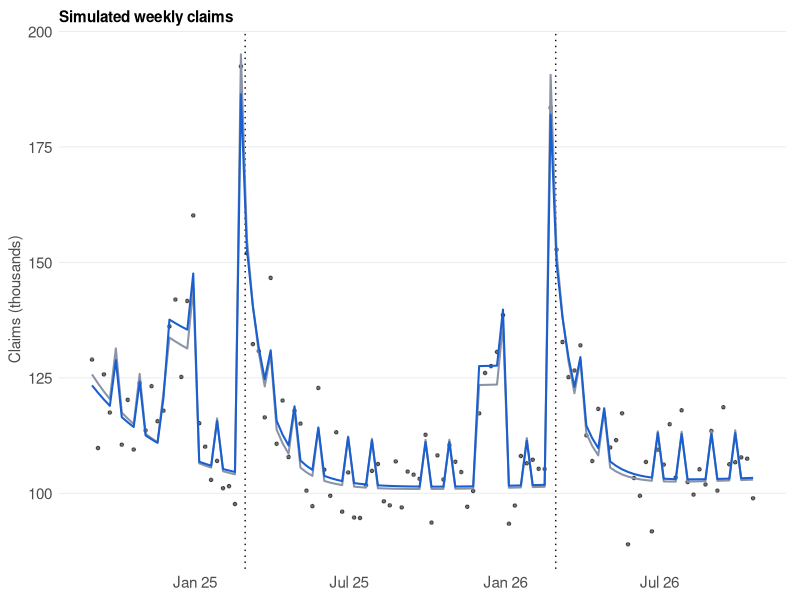
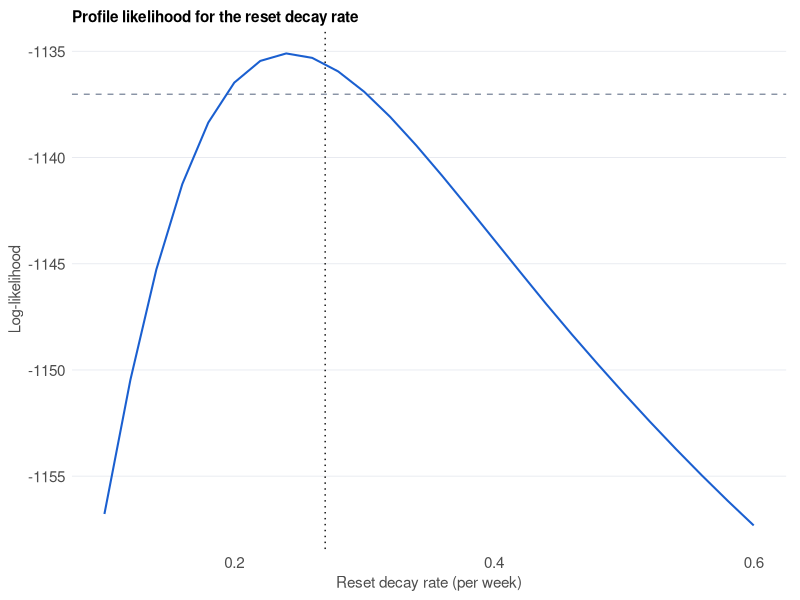
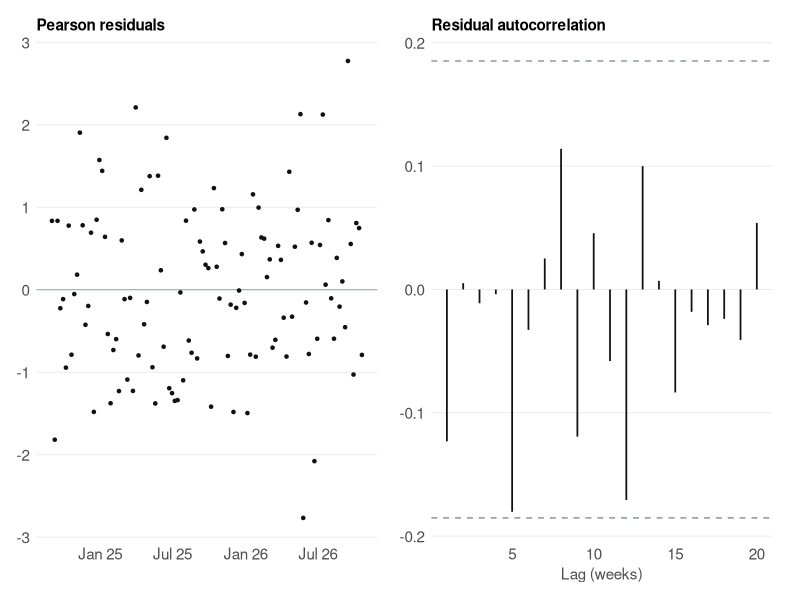
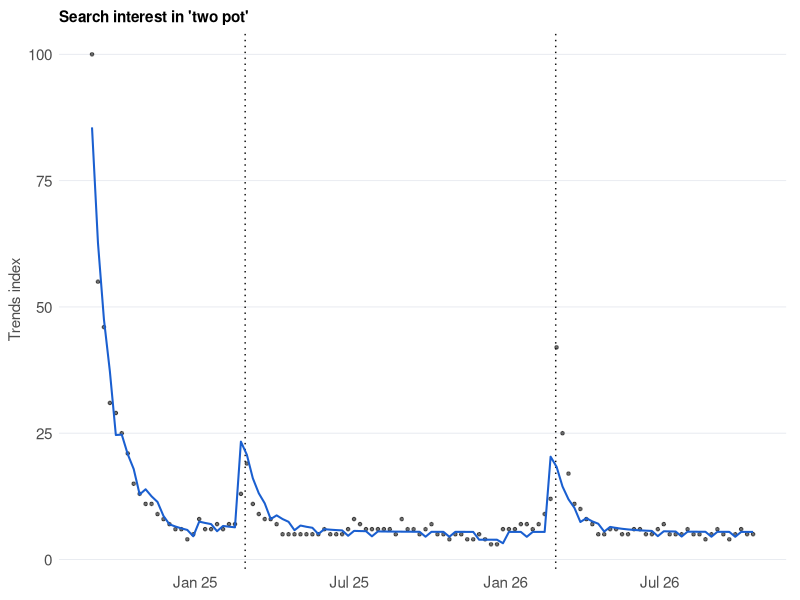
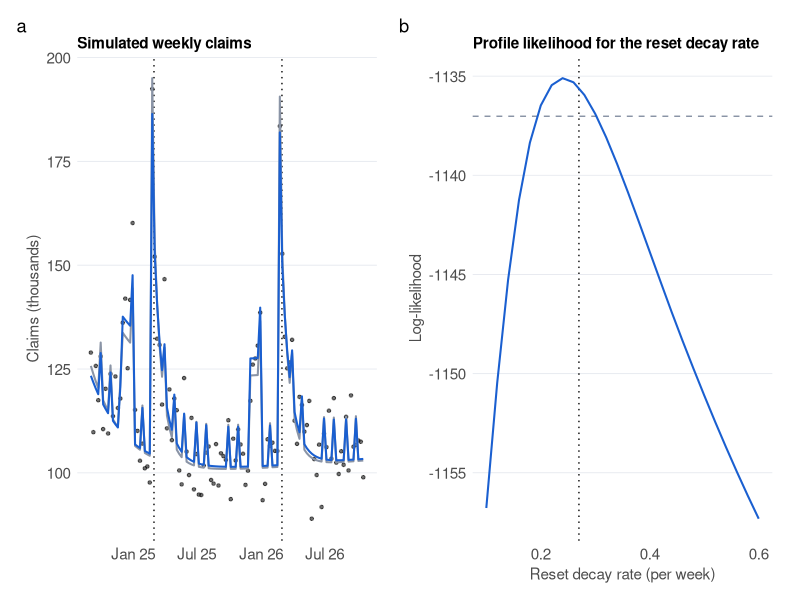

R code for these plots, in order:
## ---- chunk 1
#| label: setup
#| cache: false

# ---- Packages ----
library(tidyverse)   # wrangling and ggplot2
library(lubridate)   # week arithmetic
library(knitr)       # kable tables
library(patchwork)   # combine ggplots

set.seed(2026)                                                           # reproducible simulations
walk(c("data", "figures", "results"), dir.create, showWarnings = FALSE)  # output folders
fmt_n <- function(x) format(round(x), big.mark = ",", scientific = FALSE) # thousands separator

# ---- One look for every figure ----
pal <- c(ink = "#111111", blue = "#1a5fd0", grey = "#8a94a6", light = "#e6e9ef")
theme_ts <- function(base = 11) {
  theme_minimal(base_size = base) %+replace%
    theme(
      plot.title    = element_text(face = "bold", hjust = 0, margin = margin(b = 4)),
      plot.subtitle = element_text(colour = "grey35", hjust = 0, margin = margin(b = 8)),
      panel.grid.minor   = element_blank(),
      panel.grid.major.x = element_blank(),
      panel.grid.major.y = element_line(colour = pal[["light"]], linewidth = 0.3),
      axis.text  = element_text(colour = "grey30"),
      axis.title = element_text(colour = "grey30"),
      legend.position = "top", legend.justification = "left",
      plot.margin = margin(6, 10, 6, 6))
}
theme_set(theme_ts())
## ---- chunk 2
#| label: data

anchors_tab <- read_csv("data/anchors.csv", show_col_types = FALSE)
anchors_tab |> select(Date = date, Quantity = quantity, Value = value, Source = source) |>
  mutate(Value = fmt_n(Value)) |> kable()

# Fixed calendar of the system
resets   <- as.Date(c("2025-03-01", "2026-03-01"))              # tax-year resets inside the window
reset_wk <- floor_date(resets, "week", week_start = 1)          # Monday of each reset week
wk       <- seq(as.Date("2024-09-02"), as.Date("2026-10-19"), by = "week")   # Mondays; first full week after launch
n_wk     <- length(wk)

trends <- tibble(date = wk) |>
  left_join(read_csv("data/trends_two_pot.csv", show_col_types = FALSE) |> mutate(date = as.Date(date)),
            by = "date")
stopifnot(!anyNA(trends$hits))                                   # Trends must cover every week in the window
## ---- chunk 3
#| label: estimator
#| code-fold: false
#| code-summary: "Design matrix, IRLS, negative-binomial fit and decay-rate profiling"

# Design matrix: intercept, launch decay, reset decay, month-end and December indicators
design <- function(dates, lamL = NA, lamR = NA, useL = TRUE, useR = TRUE, useC = TRUE) {
  s <- as.numeric(dates - min(dates)) / 7                              # weeks since the first week
  w <- map_dbl(seq_along(dates), function(i) {                         # weeks since latest reset week
    p <- reset_wk[reset_wk <= dates[i]]
    if (length(p) == 0) NA_real_ else as.numeric(dates[i] - max(p)) / 7
  })
  X <- cbind(`(Intercept)` = rep(1, length(dates)))
  if (useL) X <- cbind(X, launch = exp(-lamL * s))
  if (useR) X <- cbind(X, reset = ifelse(is.na(w), 0, exp(-lamR * w)))
  if (useC) X <- cbind(X, month_end = as.numeric(month(dates) != month(dates + 6)),   # week crosses a month end
                          december  = as.numeric(month(dates) == 12))
  X
}

# Log-likelihood: Poisson (theta = Inf; quasi form for non-integer data) or negative binomial
ll_fun <- function(y, mu, theta) {
  if (is.infinite(theta)) {
    if (all(y == round(y))) sum(dpois(y, mu, log = TRUE)) else sum(y * log(mu) - mu)
  } else sum(dnbinom(y, size = theta, mu = mu, log = TRUE))
}

# IRLS for a log-link GLM with offset; theta = Inf gives Poisson
irls <- function(X, y, off, theta = Inf, tol = 1e-10, maxit = 100) {
  mu <- y + 0.1; eta <- log(mu); ll_old <- -Inf                        # safe starting values
  for (it in seq_len(maxit)) {
    wt   <- if (is.infinite(theta)) mu else mu / (1 + mu / theta)      # working weights
    z    <- eta - off + (y - mu) / mu                                  # working response
    beta <- solve(crossprod(X, wt * X), crossprod(X, wt * z))          # weighted least squares step
    eta  <- off + drop(X %*% beta); mu <- exp(eta)
    ll   <- ll_fun(y, mu, theta)
    if (abs(ll - ll_old) < tol * (abs(ll) + tol)) break                # converged
    ll_old <- ll
  }
  wt <- if (is.infinite(theta)) mu else mu / (1 + mu / theta)
  list(beta = drop(beta), mu = mu, vcov = solve(crossprod(X, wt * X)), loglik = ll, theta = theta)
}

# Negative binomial: alternate IRLS for beta and 1-D maximum likelihood for theta
fit_nb <- function(X, y, off, tol = 1e-8) {
  theta <- 10; ll_old <- -Inf
  for (k in 1:50) {
    f   <- irls(X, y, off, theta)
    opt <- optimize(function(lt) -sum(dnbinom(y, size = exp(lt), mu = f$mu, log = TRUE)),
                    interval = c(-3, 14))                              # search over log(theta)
    theta <- exp(opt$minimum); ll <- -opt$objective
    if (abs(ll - ll_old) < tol) break
    ll_old <- ll
  }
  irls(X, y, off, theta)
}

# Fit one model, profiling the decay rates over a grid
fit_model <- function(y, dates, off, family = c("nb", "pois"), useL = TRUE, useR = TRUE, useC = TRUE,
                      gL = seq(0.02, 0.12, by = 0.01), gR = seq(0.10, 0.60, by = 0.02)) {
  family <- match.arg(family)
  grid <- expand.grid(lamL = if (useL) gL else NA_real_, lamR = if (useR) gR else NA_real_)
  fits <- lapply(seq_len(nrow(grid)), function(i) {
    X <- design(dates, grid$lamL[i], grid$lamR[i], useL, useR, useC)
    f <- if (family == "nb") fit_nb(X, y, off) else irls(X, y, off)
    f$X <- X; f
  })
  grid$ll <- vapply(fits, function(f) f$loglik, numeric(1))
  b <- which.max(grid$ll)
  best <- fits[[b]]
  best$lamL <- grid$lamL[b]; best$lamR <- grid$lamR[b]; best$grid <- grid; best$family <- family
  best$k   <- ncol(best$X) + (family == "nb") + useL + useR            # coefficients + theta + decay rates
  best$aic <- -2 * best$loglik + 2 * best$k
  best
}

# Coefficient table with Wald intervals (phi scales the variance for quasi-Poisson)
coef_tab <- function(f, phi = 1) {
  se <- sqrt(diag(f$vcov) * phi)
  tibble(term = colnames(f$X), est = f$beta, se = se, lo = est - 1.96 * se, hi = est + 1.96 * se)
}
## ---- chunk 4
#| label: sim-truth

E   <- 10 * (1 + 0.0005 * (seq_len(n_wk) - 1))     # eligible members in millions: ASSUMED, drifts up 0.05% a week
off <- log(E)

# True parameters (the effects I will try to recover)
tru <- list(lL = 0.065, lR = 0.27, bR = log(1.7), bM = 0.10, bD = 0.20, theta = 300)

# Part of the linear predictor that does not involve the launch term
Xc      <- design(wk, useL = FALSE, lamR = tru$lR, useR = TRUE, useC = TRUE)
other   <- drop(Xc[, -1] %*% c(tru$bR, tru$bM, tru$bD))
launch_t <- exp(-tru$lL * (seq_len(n_wk) - 1))

# Calibrate the intercept and launch effect to two published SARS figures
anc <- list(cum = 2664279, rate_wk = 17964 * 7, single_admin = 140000)
n_anchor <- sum(wk <= as.Date("2025-01-31"))                         # weeks through 31 Jan 2025
gap <- function(bL) {                                                # zero when week-1 rate matches SARS
  eta <- bL * launch_t + other
  b0  <- log(anc$cum / sum((E * exp(eta))[seq_len(n_anchor)]))       # intercept that matches the cumulative total
  E[1] * exp(b0 + eta[1]) - anc$rate_wk
}
tru$bL <- uniroot(gap, c(0.01, 2))$root
eta_c  <- tru$bL * launch_t + other
tru$b0 <- log(anc$cum / sum((E * exp(eta_c))[seq_len(n_anchor)]))

mu_true <- E * exp(tru$b0 + eta_c)                                   # true expected weekly claims
y <- rnbinom(n_wk, size = tru$theta, mu = mu_true)                   # one simulated series
## ---- chunk 5
#| label: tbl-anchors
#| tbl-cap: "Calibration check: model-implied claims against published figures."

tibble(Quantity = c("Claims, 1 Sep 2024 to 31 Jan 2025", "Claims per day, first 10 days",
                    "Peak weekly claims, 2026 reset (all funds)"),
       Published = c(fmt_n(anc$cum), fmt_n(anc$rate_wk / 7), paste(">", fmt_n(anc$single_admin), "(one administrator)")),
       `Model-implied` = c(fmt_n(sum(mu_true[seq_len(n_anchor)])), fmt_n(mu_true[1] / 7),
                           fmt_n(max(mu_true[wk >= reset_wk[2]]))),
       Status = c("Matched by construction", "Matched by construction",
                  "Independent check: all funds should exceed one administrator")) |> kable()
## ---- chunk 6
#| label: fig-sim
#| fig-cap: "Simulated weekly claims (points), true expected claims (grey) and fitted values (blue). Dotted lines mark the 1 March resets."

fit_nb_full <- fit_model(y, wk, off, "nb")
p_sim <- tibble(date = wk, y = y, truth = mu_true, fit = fit_nb_full$mu) |>
  ggplot(aes(date)) +
  geom_vline(xintercept = resets, linetype = "dotted", colour = pal[["ink"]]) +
  geom_point(aes(y = y / 1000), colour = pal[["ink"]], size = 0.9, alpha = 0.6) +
  geom_line(aes(y = truth / 1000), colour = pal[["grey"]], linewidth = 0.7) +
  geom_line(aes(y = fit / 1000), colour = pal[["blue"]], linewidth = 0.7) +
  scale_x_date(date_labels = "%b %y") +
  labs(title = "Simulated weekly claims", x = NULL, y = "Claims (thousands)")
p_sim
## ---- chunk 7
#| label: validate

X_fit <- fit_nb_full$X
g_nb  <- MASS::glm.nb(y ~ 0 + X_fit + offset(off))                   # reference implementation
g_po  <- glm(y ~ 0 + X_fit + offset(off), family = poisson)
f_po  <- irls(X_fit, y, off)                                          # my Poisson IRLS
diff_nb  <- max(abs(unname(coef(g_nb)) - fit_nb_full$beta))
diff_po  <- max(abs(unname(coef(g_po)) - f_po$beta))
diff_th  <- abs(g_nb$theta - fit_nb_full$theta) / fit_nb_full$theta
## ---- chunk 8
#| label: tbl-compare
#| tbl-cap: "Model comparison on the simulated series. k counts regression coefficients, the dispersion theta (negative binomial) and each fitted decay rate."

models <- list(
  "Full negative binomial"           = fit_nb_full,
  "Full Poisson"                     = fit_model(y, wk, off, "pois"),
  "No reset term"                    = fit_model(y, wk, off, "nb", useR = FALSE),
  "No launch term"                   = fit_model(y, wk, off, "nb", useL = FALSE),
  "No calendar effects"              = fit_model(y, wk, off, "nb", useC = FALSE),
  "Intercept only"                   = fit_model(y, wk, off, "nb", useL = FALSE, useR = FALSE, useC = FALSE))
cmp <- imap_dfr(models, \(f, nm) tibble(Model = nm, k = f$k, `Log-lik` = f$loglik, AIC = f$aic)) |>
  mutate(`Delta AIC` = AIC - min(AIC))
cmp |> kable(digits = 1)

pf   <- models[["Full Poisson"]]
phi_pois <- sum((y - pf$mu)^2 / pf$mu) / (n_wk - ncol(pf$X))          # Pearson dispersion of the Poisson fit
d_aic    <- cmp$AIC[cmp$Model == "Full Poisson"] - cmp$AIC[cmp$Model == "Full negative binomial"]
## ---- chunk 9
#| label: tbl-est
#| tbl-cap: "Recovered parameters against the truth used to simulate the series. Effects are percentage changes, exp(beta) - 1."

truth_b <- c(tru$b0, tru$bL, tru$bR, tru$bM, tru$bD)
ct <- coef_tab(fit_nb_full) |> mutate(truth = truth_b)
ct |> mutate(Term = c("Baseline (log rate per million)", "Launch surge", "Reset surge", "Month-end week", "December"),
             `Effect, estimate (%)` = ifelse(term == "(Intercept)", NA, 100 * (exp(est) - 1)),
             `Effect, truth (%)`    = ifelse(term == "(Intercept)", NA, 100 * (exp(truth) - 1)),
             CI = sprintf("%.3f to %.3f", lo, hi)) |>
  select(Term, Truth = truth, Estimate = est, SE = se, `95% CI` = CI, `Effect, estimate (%)`, `Effect, truth (%)`) |>
  kable(digits = 3)

est <- fit_nb_full
## ---- chunk 10
#| label: fig-profile
#| fig-cap: "Profile log-likelihood for the reset decay rate, maximised over the launch decay rate. The dashed line is the 95% likelihood cut-off and the dotted line the true value."

prof <- est$grid |> group_by(lamR) |> summarise(ll = max(ll), .groups = "drop")
cut95 <- max(prof$ll) - qchisq(0.95, 1) / 2
ci_lam <- range(prof$lamR[prof$ll >= cut95])
p_prof <- ggplot(prof, aes(lamR, ll)) +
  geom_hline(yintercept = cut95, linetype = "dashed", colour = pal[["grey"]]) +
  geom_vline(xintercept = tru$lR, linetype = "dotted", colour = pal[["ink"]]) +
  geom_line(colour = pal[["blue"]], linewidth = 0.7) +
  labs(title = "Profile likelihood for the reset decay rate", x = "Reset decay rate (per week)", y = "Log-likelihood")
p_prof
## ---- chunk 11
#| label: recovery
#| tbl-cap: "Over 100 simulated series: bias and spread of each estimate, and how often the 95% Wald interval covers the truth under the negative binomial model and under Poisson."

R_rep <- 100
gL_c <- seq(0.02, 0.12, by = 0.02); gR_c <- seq(0.10, 0.60, by = 0.10)   # coarser grids keep this quick
set.seed(2026)
rec <- map_dfr(seq_len(R_rep), function(r) {
  yr <- rnbinom(n_wk, size = tru$theta, mu = mu_true)                  # fresh series from the same truth
  f  <- fit_model(yr, wk, off, "nb", gL = gL_c, gR = gR_c)
  p  <- irls(f$X, yr, off)                                              # Poisson at the same decay rates
  se_nb <- sqrt(diag(f$vcov)); se_po <- sqrt(diag(p$vcov))
  tibble(term = colnames(f$X), truth = truth_b, est = f$beta,
         cov_nb = abs(f$beta - truth_b) < 1.96 * se_nb,
         cov_po = abs(p$beta - truth_b) < 1.96 * se_po)
})
rec_tab <- rec |> group_by(term) |>
  summarise(Bias = mean(est - truth), SD = sd(est), `NB coverage` = mean(cov_nb),
            `Poisson coverage` = mean(cov_po), .groups = "drop")
rec_tab |> kable(digits = 3)
cov_nb_R <- rec_tab$`NB coverage`[rec_tab$term == "reset"]
cov_po_R <- rec_tab$`Poisson coverage`[rec_tab$term == "reset"]
## ---- chunk 12
#| label: fig-resid
#| fig-cap: "Pearson residuals of the negative-binomial fit over time (left) and their autocorrelation (right)."
#| fig-height: 3.4

res_p <- (y - est$mu) / sqrt(est$mu + est$mu^2 / est$theta)
p_r1 <- tibble(date = wk, r = res_p) |>
  ggplot(aes(date, r)) + geom_hline(yintercept = 0, colour = pal[["grey"]], linewidth = 0.3) +
  geom_point(colour = pal[["ink"]], size = 0.9) + scale_x_date(date_labels = "%b %y") +
  labs(title = "Pearson residuals", x = NULL, y = NULL)
ac <- acf(res_p, lag.max = 20, plot = FALSE)
p_r2 <- tibble(lag = as.numeric(ac$lag)[-1], r = as.numeric(ac$acf)[-1]) |>
  ggplot(aes(lag, r)) + geom_hline(yintercept = c(-1, 1) * 1.96 / sqrt(n_wk), linetype = "dashed", colour = pal[["grey"]]) +
  geom_segment(aes(xend = lag, yend = 0), colour = pal[["ink"]], linewidth = 0.6) +
  labs(title = "Residual autocorrelation", x = "Lag (weeks)", y = NULL)
p_r1 + p_r2
lb_p <- Box.test(res_p, lag = 13, type = "Ljung-Box")$p.value
## ---- chunk 13
#| label: trends-fit

set.seed(2026)
yt  <- trends$hits
ft  <- fit_model(yt, wk, off = rep(0, n_wk), family = "pois")          # quasi-Poisson, no exposure offset
phi_t <- sum((yt - ft$mu)^2 / ft$mu) / (n_wk - ncol(ft$X))              # quasi-Poisson dispersion
ct_t  <- coef_tab(ft, phi_t)
edge  <- ft$lamL %in% range(seq(0.02, 0.12, by = 0.01)) | ft$lamR %in% range(seq(0.10, 0.60, by = 0.02))
r_t <- ct_t |> filter(term == "reset")
reset_pct <- 100 * (exp(r_t$est) - 1); reset_lo <- 100 * (exp(r_t$lo) - 1); reset_hi <- 100 * (exp(r_t$hi) - 1)
## ---- chunk 14
#| label: fig-trends
#| fig-cap: "Google Trends interest in 'two pot' in South Africa (points) with the fitted launch and reset structure (blue). Dotted lines mark the 1 March resets."

p_tr <- tibble(date = wk, hits = yt, fit = ft$mu) |>
  ggplot(aes(date)) +
  geom_vline(xintercept = resets, linetype = "dotted", colour = pal[["ink"]]) +
  geom_point(aes(y = hits), colour = pal[["ink"]], size = 0.9, alpha = 0.6) +
  geom_line(aes(y = fit), colour = pal[["blue"]], linewidth = 0.7) +
  scale_x_date(date_labels = "%b %y") +
  labs(title = "Search interest in 'two pot'", x = NULL, y = "Trends index")
p_tr
## ---- chunk 15
#| label: tbl-trends
#| tbl-cap: "Quasi-Poisson fit to Google Trends interest. Effects are percentage changes, exp(beta) - 1; standard errors are scaled by the estimated dispersion."

ct_t |> mutate(`Effect (%)` = ifelse(term == "(Intercept)", NA, 100 * (exp(est) - 1))) |>
  select(Term = term, Estimate = est, SE = se, Lower = lo, Upper = hi, `Effect (%)`) |> kable(digits = 3)
## ---- chunk 16
#| label: tbl-evidence
#| tbl-cap: "Summary of the evidence. Every number is computed from the analysis above."

reset_row <- ct |> filter(term == "reset")
tibble(
  Evidence = c("Calibration", "Estimator check", "Overdispersion (H3)", "Reset surge (H1), simulated",
               "Decay (H2), simulated", "Interval coverage, reset effect", "Real data: reset in attention"),
  Result = c("Two SARS anchors matched; all-fund 2026 peak above the single-administrator figure",
             sprintf("max coefficient difference from glm.nb %.1e", diff_nb),
             sprintf("Poisson dispersion %.0f; AIC gap %s", phi_pois, fmt_n(d_aic)),
             sprintf("%.0f%% estimated against %.0f%% true", 100 * (exp(reset_row$est) - 1), 100 * (exp(tru$bR) - 1)),
             sprintf("half-lives %.1f and %.1f weeks (true %.1f and %.1f)", log(2) / est$lamL, log(2) / est$lamR,
                     log(2) / tru$lL, log(2) / tru$lR),
             sprintf("NB %.0f%%, Poisson %.0f%%", 100 * cov_nb_R, 100 * cov_po_R),
             sprintf("%.0f%% (%.0f%% to %.0f%%)", reset_pct, reset_lo, reset_hi)),
  Reading = c("Simulation is consistent with published anchors", "Estimator validated",
              "Negative binomial required", "Method recovers a known effect", "Method recovers known decay",
              "Poisson standard errors are unusable", ifelse(r_t$lo > 0, "Attention rises at the reset", "No clear reset in attention"))) |>
  kable()

# ---- Save everything the summary page needs, plus the headline figure ----
ggsave("figures/p3_headline.png", (p_sim | p_prof) + plot_annotation(tag_levels = "a"),
       width = 10, height = 3.8, dpi = 200)
saveRDS(list(
  n = n_wk, period = sprintf("%s to %s", format(min(wk), "%b %Y"), format(max(wk), "%b %Y")),
  reset_est = 100 * (exp(reset_row$est) - 1), reset_true = 100 * (exp(tru$bR) - 1),
  launch_est = 100 * (exp(ct$est[ct$term == "launch"]) - 1), launch_true = 100 * (exp(tru$bL) - 1),
  theta_hat = est$theta, theta_true = tru$theta, phi_pois = phi_pois, d_aic = d_aic,
  cov_nb = cov_nb_R, cov_po = cov_po_R, diff_nb = diff_nb,
  tr_reset = reset_pct, tr_lo = reset_lo, tr_hi = reset_hi, tr_phi = phi_t, tr_clear = r_t$lo > 0),
  "results/p3_results.rds")
## ---- chunk 17
#| label: session
sessionInfo()   # R and package versions
